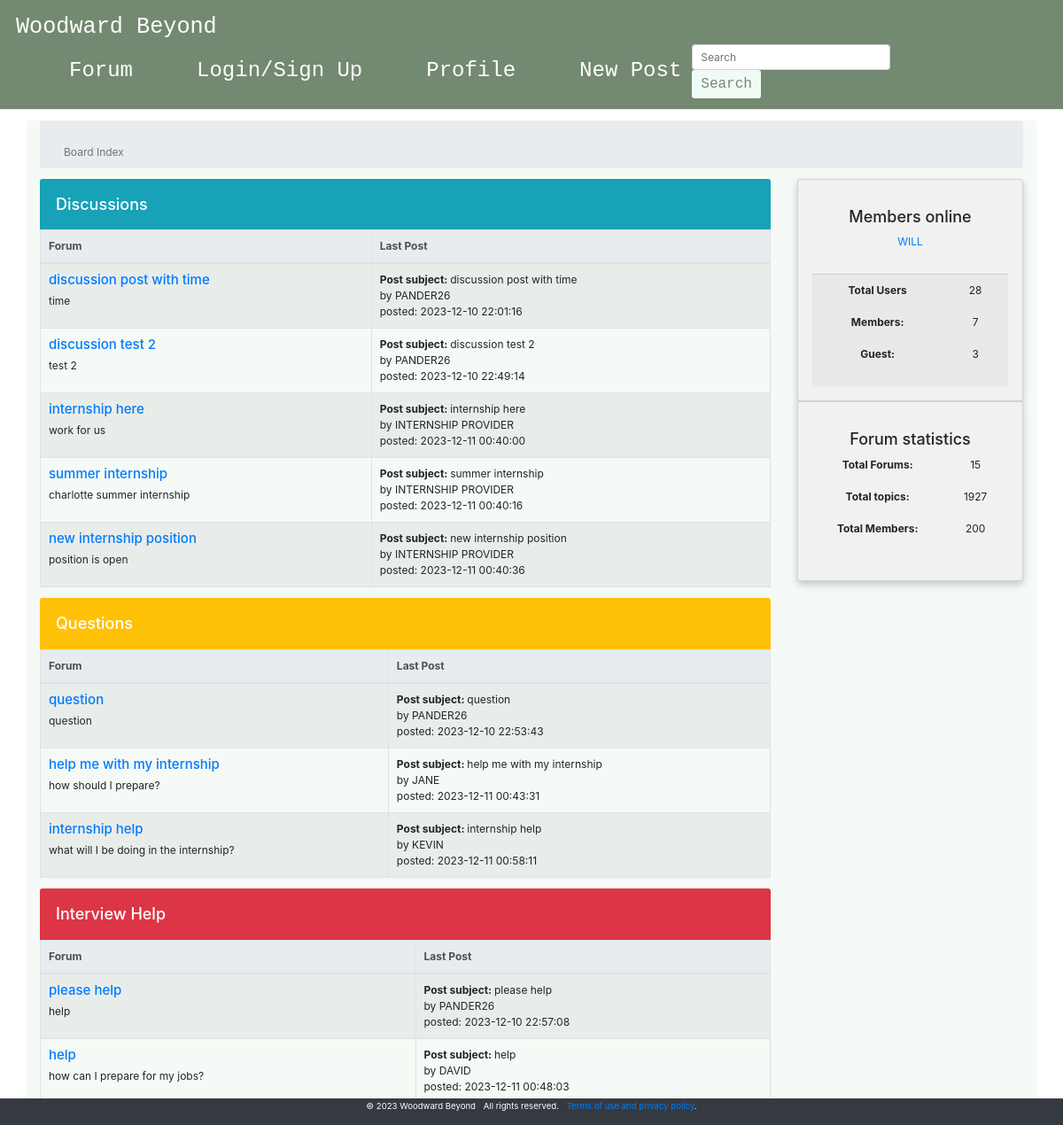
Screenshot of /index.html (signed in) with the database file from the repository.
### tables this page shows
CREATE TABLE posts (
            id INTEGER PRIMARY KEY AUTOINCREMENT,
            author_id INTEGER,
            title TEXT NOT NULL,
            content TEXT NOT NULL,
            category TEXT NOT NULL,
            timestamp TIMESTAMP DEFAULT CURRENT_TIMESTAMP,
            FOREIGN KEY (author_id) REFERENCES users(id)
        );

CREATE TABLE users (id int, username text, password text, date TEXT);

### app.py (the view)
@app.route('/index.html')
def index():
    conn=get_db_connection()
    cursor=conn.cursor()
    totalusers=len(cursor.execute('SELECT * FROM users').fetchall())
    session['signed_up'] = False
    posts = get_posts()
    u=''
    if 'username' in session.keys():
        u=session['username']
    return render_template('index.html', items=posts, username=u, totalusers=totalusers)

### app.py (called while the page is built)
def get_db_connection():
    conn = sqlite3.connect('database/wb.db')
    conn.row_factory = sqlite3.Row
    return conn

def get_posts():
    conn = get_db_connection()
    cursor = conn.cursor()
    cursor.execute('''
        SELECT posts.id, posts.title, posts.content, posts.category, posts.author_id, users.username, posts.timestamp
        FROM posts
        JOIN users ON posts.author_id = users.id
    ''')
    posts = cursor.fetchall()
    conn.close()
    return posts

### templates/index.html (shortened to what this page needs)
<!DOCTYPE html>
<html lang="en">
<head>
<link rel="stylesheet" href="https://stackpath.bootstrapcdn.com/bootstrap/4.3.1/css/bootstrap.min.css">
</head>
<body>
            {% include 'header.html'%}
    <div class="container my-3 ww-body">
    <nav class="breadcrumb">
        <div class="container mt-4">
            <span class="breadcrumb-item active">Board Index</span>
        </div>
    </nav>
    <div class="row">
        <div class="col-12 col-xl-9">
    <h2 class="h4 text-white bg-info mb-0 p-4 rounded-top">Discussions</h2>
    <table class ="table table-striped table-bordered table-fixed">
        <thead class="thead-light">
            <tr>
                <th scope="col" class="forum-col">Forum</th>
                <th scope="col">Last Post</th>
            </tr>
        </thead>
        <tbody>
            {% for post in items %}
                {% if post['category'] == 'Discussion' %}
                    <tr>
                        <td>
                            <h3 class="h5"><a href="{{ url_for('view_post', id=post.id) }}">{{ post['title'] }}</a></h3>
                            <div class="fixed-table-content">
                                <p>{{ post['content'] }} </p>
                            </div>
                        </td>
                        <td>
                            <div><span class="font-weight-bold"> Post subject: </span>{{ post['title'] }}</div>
                            <div>by {{ post['username'] }}</div>
                            <div> posted: {{ post['timestamp'] }}</div>
                        </td>
                    </tr>
                {% endif %}
            {% endfor %}
        </tbody>
    </table>
    <h2 class="h4 text-white bg-warning mb-0 p-4 rounded-top">Questions</h2>
    <table class ="table table-striped table-bordered table-fixed">
        <thead class="thead-light">
            <tr>
                <th scope="col" class="forum-col">Forum</th>
                <th scope="col" class="last-post-col">Last Post</th>
            </tr>
        </thead>
        <tbody>
            {% for post in items %}
                {% if post['category'] == 'Question' %}
                    <tr>
                        <td>
                            <h3 class="h5"><a href="{{ url_for('view_post', id=post.id) }}">{{ post['title'] }}</a></h3>
                            <div class="fixed-table-content">
                                <p>{{ post['content'] }} </p>
                            </div>
                        </td>
                        <td>
                            <div><span class="font-weight-bold"> Post subject: </span>{{ post['title'] }}</div>
                            <div>by {{ post['username'] }}</div>
                            <div> posted: {{ post['timestamp'] }}</div>
                        </td>
                    </tr>
                {% endif %}
            {% endfor %}
        </tbody>
    </table>
    <h2 class="h4 text-white bg-danger mb-0 p-4 rounded-top">Interview Help</h2>
    <table class ="table table-striped table-bordered table-fixed">
        <thead class="thead-light">
            <tr>
                <th scope="col">Forum</th>
                <th scope="col">Last Post</th>
            </tr>
        </thead>
        <tbody>
            {% for post in items %}
                {% if post['category'] == 'Interview Help' %}
                    <tr>
                        <td>
                            <h3 class="h5"><a href="{{ url_for('view_post', id=post.id) }}">{{ post['title'] }}</a></h3>
                            <div class="fixed-table-content">
                                <p>{{ post['content'] }} </p>
                            </div>
                        </td>
                        <td>
                            <div><span class="font-weight-bold"> Post subject: </span>{{ post['title'] }}</div>
                            <div>by {{ post['username'] }}</div>
                            <div> posted: {{ post['timestamp'] }}</div>
                        </td>
                    </tr>
                {% endif %}
            {% endfor %}
        </tbody>
    </table>
</div>
    <div class="col-12 col-xl-3">
    <aside>
        <div class="row">
        <div class="col-12 col-sm-6 col-xl-12">
        <div class ="card">
            <div class="card-body">
                <h2 class="h4 card-title">Members online</h2>
                <ul class="list-unstyled">
                    {%if username is defined%}
                    <li><a href="#0">{{username}}</a></li>
                    {%endif%}
                </ul>
            </div>
            <div class="card-footer">
                <dl class="row">
                    <dt class="col-8">Total Users</dt>
                    <dd class="col-4">{{totalusers}}</dd>
                </dl>
                <dl class="row">
                    <dt class="col-8">Members:</dt>
                    <dd class="col-4">7</dd>
                </dl>
                <dl class="row">
                    <dt class="col-8">Guest:</dt>
                    <dd class="col-4">3</dd>
                </dl>
                </div>
            </div>
        </div>
        <div class="col-12 col-sm-6 col-xl-12">
        <div class="card">
            <div class="card-body">
                <h2 class="h4 card-title">Forum statistics</h2>
                <dl class="row">
                    <dt class="col-8">Total Forums:</dt>
                    <dd class="col-4">15</dd>
                </dl>
                <dl class="row">
                    <dt class="col-8">Total topics:</dt>
                    <dd class="col-4">1927</dd>
                </dl>
                <dl class="row">
                    <dt class="col-8">Total Members:</dt>
                    <dd class="col-4">200</dd>
                </dl>
                </div>
            </div>
        </div>
    </aside>
  </div>
 </div>
</div>
<footer class="small">
    <div class="container">
    <ul class="list-inline">
        <li class="list-inline-item">&copy; 2023 Woodward Beyond</li>
        <li class="list-inline-item">All rights reserved.</li>
        <li class="list-inline-item"><a href="#0">Terms of use and privacy policy</a>.</li>
    </ul>
</div>
</footer>
</body>
</html>

### static/style.css (style rules this page uses)
* { margin: 0; padding: 0; box-sizing: border-box; }
body { display: flex; flex-direction: column; min-height: 100vh; margin: 0; }
.container { flex: 1; }
html { font-size: 75%; font-family: 'Roboto', sans-serif; }
li { list-style: none; }
a { text-decoration: none; }
.card { box-shadow: 0 4px 8px 0 rgba(0, 0, 0, 0.2); padding: 16px; text-align: center; background-color: #f1f1f1; }
footer { position: fixed; bottom: 0; width: 100%; background-color: #343a40; color: white; padding: 2px; text-align: center; }

### templates/index.html (style rules this page uses)
.forum-col { min-width: 16em; }
.created-col, .last-post-col { min-width: 12em; }
.ww-body { background-color: #F5FAF6; }

### rows the page displays
posts: title "discussion post with time", content "time", username "PANDER26", timestamp "2023-12-10 22:01:16"
posts: title "discussion test 2", content "test 2", username "PANDER26", timestamp "2023-12-10 22:49:14"
posts: title "internship here", content "work for us", username "INTERNSHIP PROVIDER", timestamp "2023-12-11 00:40:00"
posts: title "summer internship", content "charlotte summer internship", username "INTERNSHIP PROVIDER", timestamp "2023-12-11 00:40:16"
posts: title "new internship position", content "position is open", username "INTERNSHIP PROVIDER", timestamp "2023-12-11 00:40:36"
posts: title "question", content "question", username "PANDER26", timestamp "2023-12-10 22:53:43"
posts: title "help me with my internship", content "how should I prepare?", username "JANE", timestamp "2023-12-11 00:43:31"
posts: title "internship help", content "what will I be doing in the internship?", username "KEVIN", timestamp "2023-12-11 00:58:11"
posts: title "please help", content "help", username "PANDER26", timestamp "2023-12-10 22:57:08"
posts: title "help", content "how can I prepare for my jobs?", username "DAVID", timestamp "2023-12-11 00:48:03"

### other values shown
{{ username }} "WILL"
{{ totalusers }} "28"
